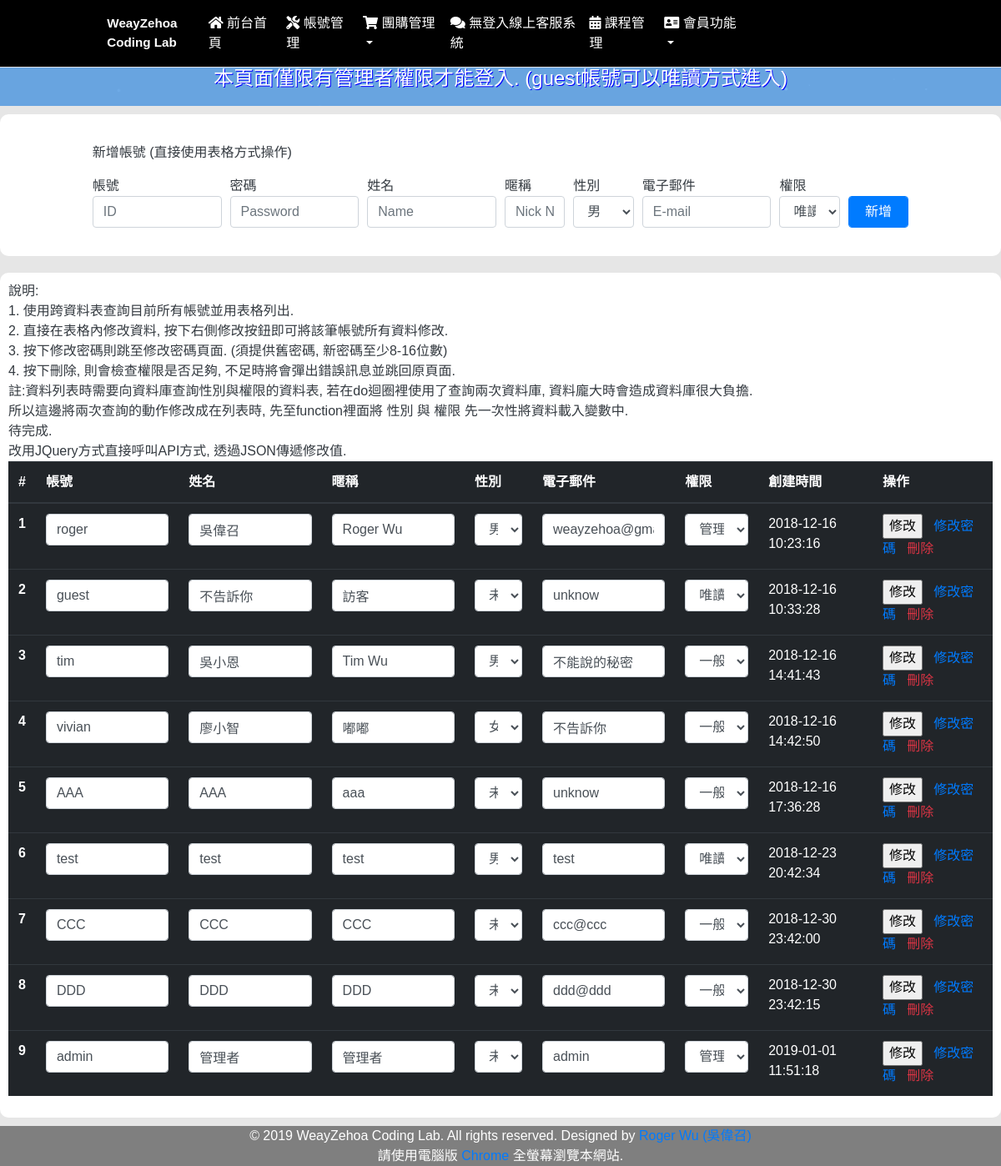
/?menu=1&g=acc (signed in), run on an earlier commit of the app's database.
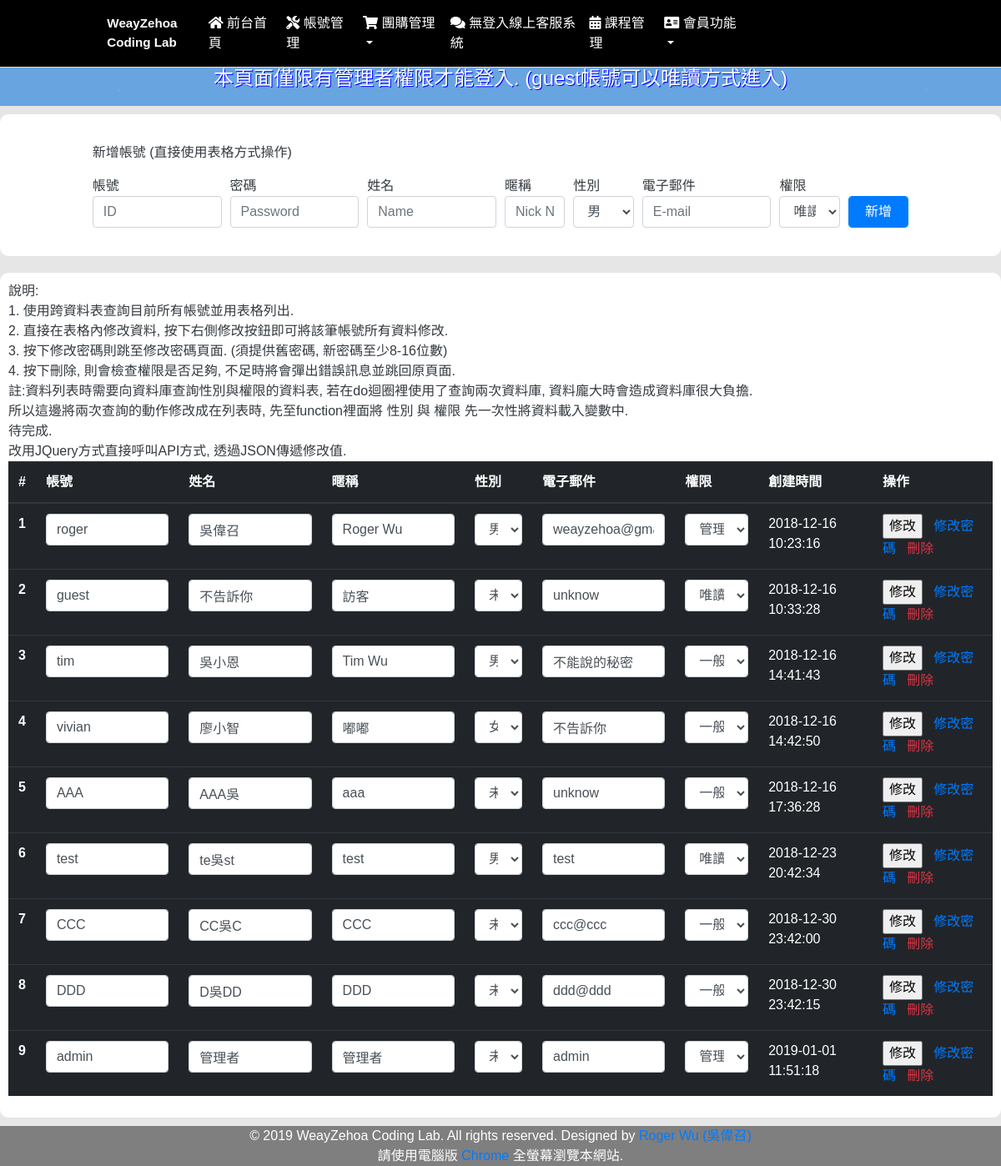
And on a later commit of the database.
### tables this page shows
CREATE TABLE `player` (
  `p_seq` int(10) UNSIGNED NOT NULL COMMENT '索引',
  `p_id` text NOT NULL COMMENT '帳號',
  `p_pw` text NOT NULL COMMENT '密碼',
  `p_name` text NOT NULL COMMENT '姓名',
  `p_nick` text NOT NULL COMMENT '暱稱',
  `p_sex` int(1) NOT NULL COMMENT '性別',
  `p_email` text NOT NULL COMMENT '電子郵件',
  `p_permit` int(1) NOT NULL COMMENT '權限',
  `p_ctime` datetime NOT NULL COMMENT '創立時間',
  `p_del` int(1) NOT NULL COMMENT '刪除'
);

### inc/function.php (called while the page is built, shortened)
            ?><script>document.location.href="?g=index"</script><?php
function get_sex(){
    $link = mysqli_connect("localhost", "root", "", "codinglab");
    mysqli_query($link, "set names utf8");
    $sql = "select * from player_sex";
    $ro = mysqli_query($link, $sql);
    $row = mysqli_fetch_assoc($ro);
    do{
        $s["seq"][]=$row["p_s_seq"];
        $s["sex"][]=$row["p_s_sex"];
    }while ($row = mysqli_fetch_assoc($ro));
    return $s;
  }
  function get_permit(){
    $link = mysqli_connect("localhost", "root", "", "codinglab");
    mysqli_query($link, "set names utf8");
    $sql = "select * from player_permission";
    $ro = mysqli_query($link, $sql);
    $row = mysqli_fetch_assoc($ro);
    do{
        $p["seq"][]=$row["p_p_seq"];
        $p["permit"][]=$row["p_p_permit"];
    }while ($row = mysqli_fetch_assoc($ro));
    return $p;
  }
?>

### admin/admin_acc.php (the view, shortened to what the changed rows need)
<?php
$sql = "SELECT * FROM player a, player_sex b, player_permission c WHERE a.p_del = 0 and a.p_sex = b.p_s_seq and a.p_permit = c.p_p_seq";
$ro = mysqli_query($link, $sql);
$row = mysqli_fetch_assoc($ro);
?>
<div class="container-fiuld myconbg">
    <div class="row">
        <div class="col-12">
            <div class="bg-white text-dark mycol">
                <div class="row">
                    <div class="col-12">
                        說明:<br>
                        1. 使用跨資料表查詢目前所有帳號並用表格列出.<br>
                        2. 直接在表格內修改資料, 按下右側修改按鈕即可將該筆帳號所有資料修改.<br>
                        3. 按下修改密碼則跳至修改密碼頁面. (須提供舊密碼, 新密碼至少8-16位數)<br>
                        4. 按下刪除, 則會檢查權限是否足夠, 不足時將會彈出錯誤訊息並跳回原頁面.<br>
                        註:資料列表時需要向資料庫查詢性別與權限的資料表, 若在do迴圈裡使用了查詢兩次資料庫, 資料龐大時會造成資料庫很大負擔.<br>
                        所以這邊將兩次查詢的動作修改成在列表時, 先至function裡面將 性別 與 權限 先一次性將資料載入變數中.<br>
                        待完成.<br>
                        改用JQuery方式直接呼叫API方式, 透過JSON傳遞修改值.<br>
                        <table class="table table-hover table-dark">
                            <thead>
                            <tr>
                                <th scope="col">#</th>
                                <th scope="col">帳號</th>
                                <th scope="col">姓名</th>
                                <th scope="col">暱稱</th>
                                <th scope="col">性別</th>
                                <th scope="col">電子郵件</th>
                                <th scope="col">權限</th>
                                <th scope="col">創建時間</th>
                                <th scope="col">操作</th>
                            </tr>
                            </thead>
                            <tbody>
                            <?php
                                $c = 1;
                                $sex=get_sex();
                                $pmit=get_permit();
                                do { ?>
                                <form method="post">
                                    <tr>
                                    <th scope="row">
                                        <?php echo $c;
                                            $c++; ?>
                                    </th>
                                    <td><input type="text" name="cid" class="form-control" value="<?= $row["p_id"] ?>"></td>
                                    <td><input type="text" name="cname" class="form-control" value="<?= $row["p_name"] ?>"></td>
                                    <td><input type="text" name="cnick" class="form-control" value="<?= $row["p_nick"] ?>"></td>
                                    <td><select name="csex" class="form-control">
                                    <?php
                                        for ($i=0; $i < count($sex["seq"]); $i++) {
                                           $select ="";
                                            if ($row["p_sex"] == $sex["seq"][$i]) {
                                                $select="selected='selected'";
                                            } ?>
                                    <option value="<?=$sex["seq"][$i]?>" <?=$select?> > <?=$sex["sex"][$i]?></option>
                                    <?php } ?>
                                        </select></td>
                                    <td><input type="text" name="cmail" class="form-control" value="<?= $row["p_email"] ?>"></td>
                                    <td><select name="cmit" class="form-control">
                                    <?php
                                        for ($i=0; $i < count($pmit["seq"]); $i++) {
                                            $select ="";
                                            if ($row["p_permit"] == $pmit["seq"][$i]) {
                                                $select="selected='selected'";
                                            } ?>
                                    <option value="<?=$pmit["seq"][$i]?>" <?=$select?> > <?=$pmit["permit"][$i]?></option>
                                    <?php } ?>
                                        </select></td>
                                    <td>
                                        <?= $row["p_ctime"] ?>
                                    </td>
                                    <td><input type="submit" value="修改">&nbsp;
                                    </form>
                                        <a href="?g=acc_up&seq=<?= $row["p_seq"] ?>">&nbsp;修改密碼&nbsp;</a>&nbsp;
                                        <a class="text-danger" href="?g=acc_del&no=<?= $row["p_seq"] ?>">刪除</a></td>
                                <?php } while ($row = mysqli_fetch_assoc($ro)) ?>
                                </tbody>
                            </table>
                        </div>
                    </div>
                </div>
            </div>
        </div>
    </div>

What changed in the data, as far as the page shows it:
changed player "AAA": cname "AAA" → "AAA吳"
changed player "test": cname "test" → "te吳st"
changed player "CCC": cname "CCC" → "CC吳C"
changed player "DDD": cname "DDD" → "D吳DD"
